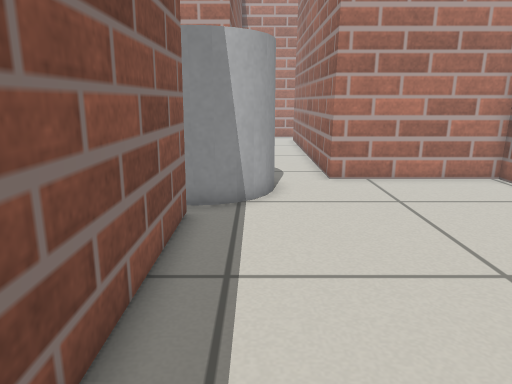
[1] (above)

16 first-person views from a walk through a robot-simulator world made for Gazebo. The camera is 0.61 m above the floor, tilts 14° down and sees 70° across. The floor is counted in squares, 0.2 m on a side. Each view is taken from the middle of a square. On the plan, view 1 faces up. The plan holds only what a view shows up to about 20 squares ahead; the rest is blank.

[2]
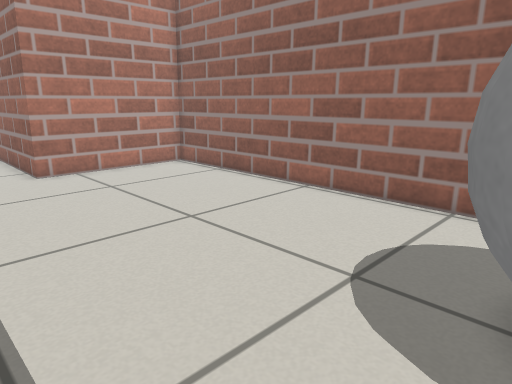

[3]
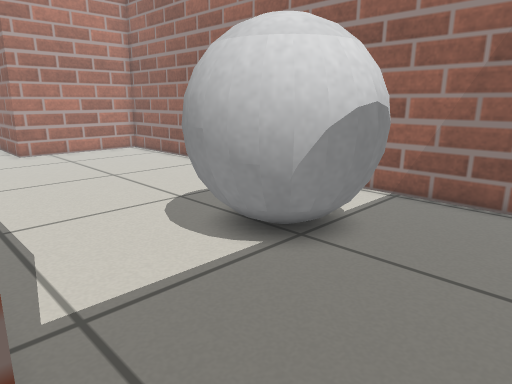

[4]
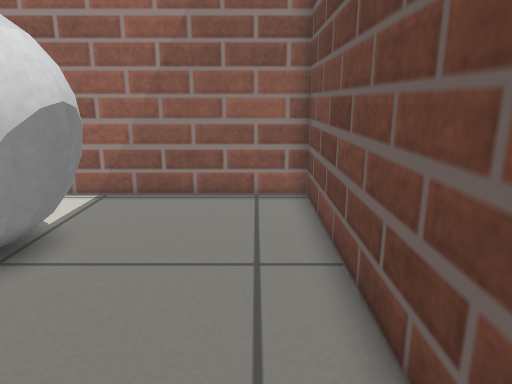

[5]
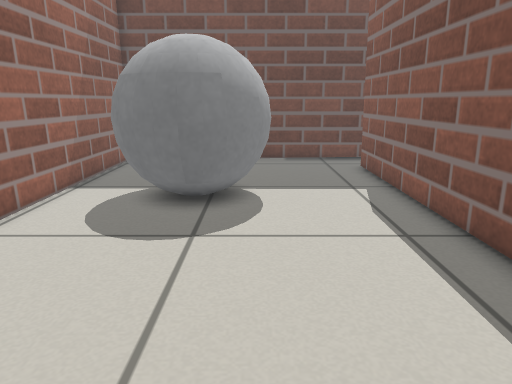

[6]
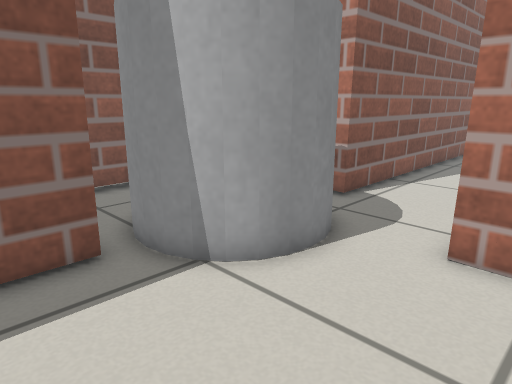

[7]
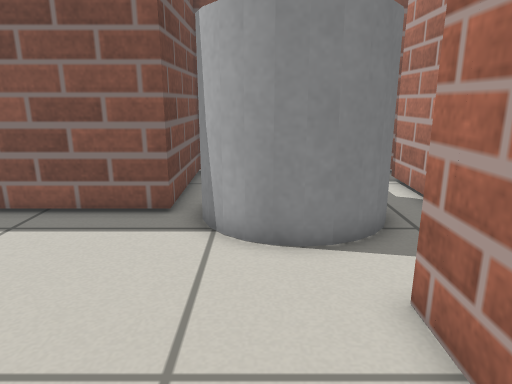

[8]
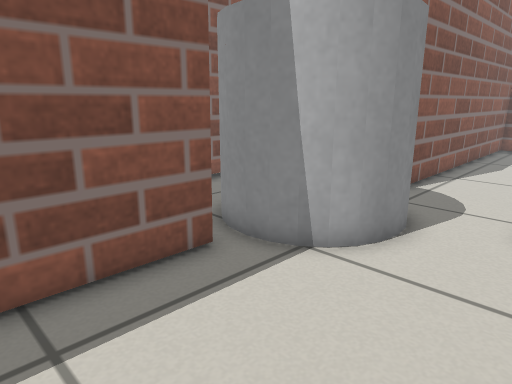

[9]
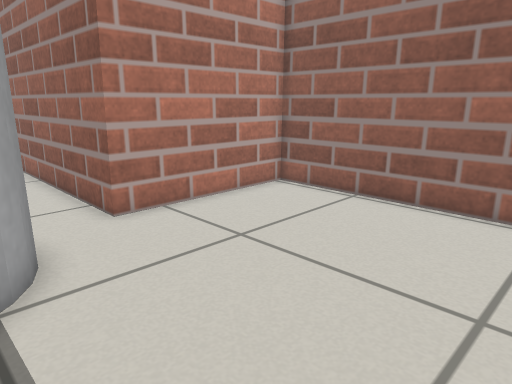

[10]
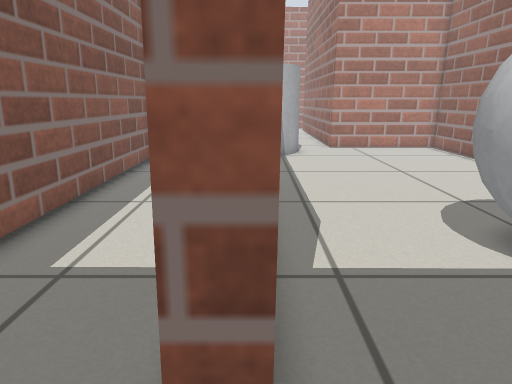

[11]
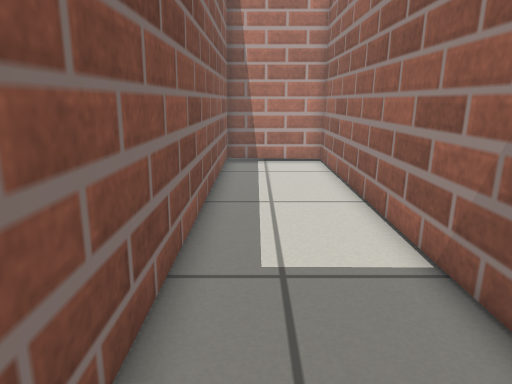

[12]
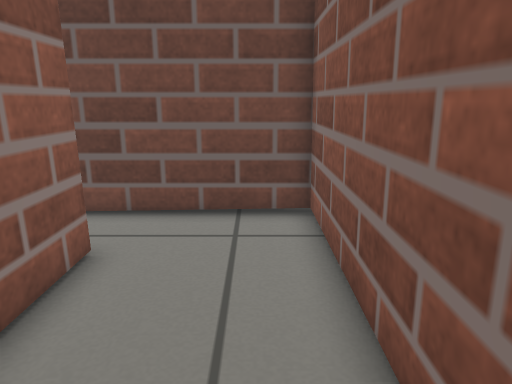

[13]
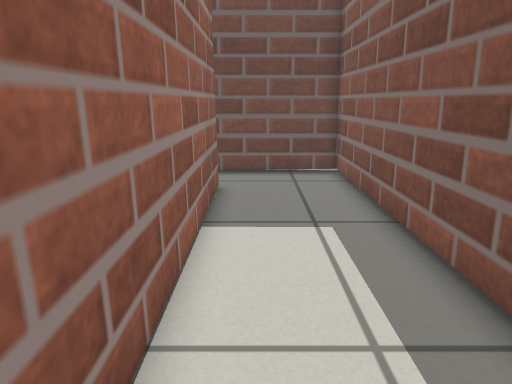

[14]
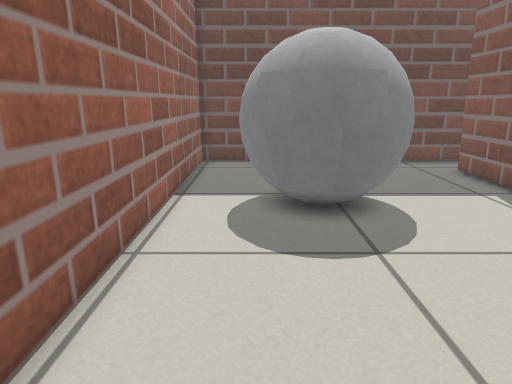

[15]
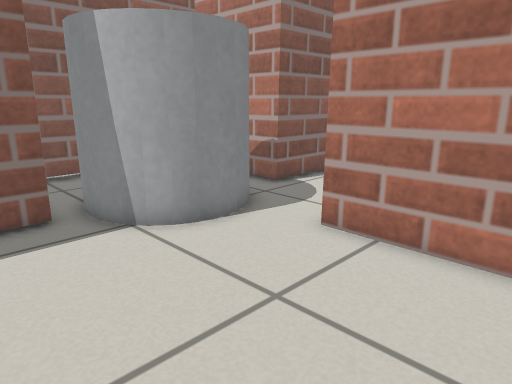

[16]
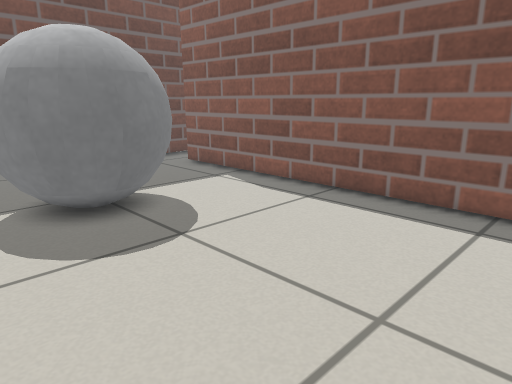

### Floor plan
Key: @ floor where view 1 was taken; # wall or solid block; . floor; C grey cylinder; B grey ball.
Columns run from 8 left of view 1 to 10 right of it. Each row starts with its distance up from view 1.
 30        #
 29        #
 28        #.
 27        #.
 26        #.
 25        #.
 24        #.. #
 23        #.. #
 22        #.. #
 21        #.. #
 20        #...#
 19        #...#
 18 #.######...#
 17   .........#
 16     .......#
 15        CC..########
 14 #.      C.........#
 13 #..     C.........#
 12 #...C   C.........#
 11 #....CCCC.........#
 10 #.................#
  9 #######...........#
  8 #.....#...........#
  7 #.....#...........#
  6 #.....#...........#
  5 #.....#...........#
  4 #.....#...........#
  3 #.....#...........#
  2 #.....#...........#
  1 #.....#...........#
  0 #.....#.@.........#
 -1 #.....#.....BBB...#
 -2 #.....#....BBBBB..#
 -3 #.....#....BB BB..#
 -4 #.....#....BBB  ..#
 -5 #.....#.....BBB...#
 -6 #.....#...........#
 -7 #.....#...........#
 -8 #.................#
 -9 #.................#
-10 #.................#
-11 ###################

Positions as (right, up) in squares from view 1, and headings:
1: (0, 0), facing up
2: (-1, -2), facing up-right
3: (-2, -9), facing up-right
4: (-2, -9), facing right
5: (3, 9), facing down
6: (5, 7), facing up-left
7: (8, 12), facing left
8: (4, 5), facing up-left
9: (-1, 5), facing up-right
10: (-2, -10), facing up
11: (-6, -10), facing up
12: (-6, -1), facing down
13: (-4, 5), facing down
14: (7, 8), facing down
15: (8, 7), facing up-left
16: (9, 8), facing down-left
